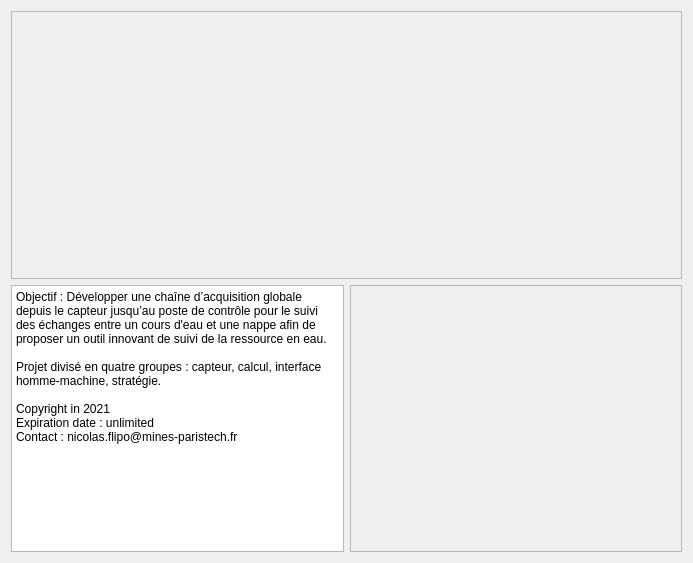
<?xml version="1.0" encoding="UTF-8"?>
<ui version="4.0">
 <class>Dialog_AboutUs</class>
 <widget class="QDialog" name="Dialog_AboutUs">
  <property name="geometry">
   <rect>
    <x>0</x>
    <y>0</y>
    <width>693</width>
    <height>563</height>
   </rect>
  </property>
  <property name="windowTitle">
   <string>About Us</string>
  </property>
  <layout class="QGridLayout" name="gridLayout">
   <item row="1" column="1">
    <widget class="QScrollArea" name="scrollArea_3">
     <property name="widgetResizable">
      <bool>true</bool>
     </property>
     <widget class="QWidget" name="scrollAreaWidgetContents_3">
      <property name="geometry">
       <rect>
        <x>0</x>
        <y>0</y>
        <width>327</width>
        <height>262</height>
       </rect>
      </property>
      <layout class="QVBoxLayout" name="verticalLayout_2">
       <item>
        <widget class="QLabel" name="labelLogo2">
         <property name="text">
          <string/>
         </property>
         <property name="pixmap">
          <pixmap>../../../../../../Library/Containers/com.apple.mail/Data/Desktop/Capture d’écran 2021-04-28 à 14.34.03.png</pixmap>
         </property>
        </widget>
       </item>
      </layout>
     </widget>
    </widget>
   </item>
   <item row="1" column="0">
    <widget class="QPlainTextEdit" name="plainTextEdit">
     <property name="plainText">
      <string>Objectif : Développer une chaîne d’acquisition globale depuis le capteur jusqu’au poste de contrôle pour le suivi des échanges entre un cours d'eau et une nappe afin de proposer un outil innovant de suivi de la ressource en eau.

Projet divisé en quatre groupes : capteur, calcul, interface homme-machine, stratégie.

Copyright in 2021
Expiration date : unlimited
Contact : nicolas.flipo@mines-paristech.fr
</string>
     </property>
    </widget>
   </item>
   <item row="0" column="0" colspan="2">
    <widget class="QScrollArea" name="scrollArea">
     <property name="widgetResizable">
      <bool>true</bool>
     </property>
     <widget class="QWidget" name="scrollAreaWidgetContents">
      <property name="geometry">
       <rect>
        <x>0</x>
        <y>0</y>
        <width>667</width>
        <height>263</height>
       </rect>
      </property>
      <layout class="QHBoxLayout" name="horizontalLayout">
       <item>
        <widget class="QLabel" name="labelLogo1">
         <property name="text">
          <string/>
         </property>
         <property name="pixmap">
          <pixmap>../../../../../../Library/Containers/com.apple.mail/Data/Downloads/178817831_166642522036788_6433939548656503243_n.png</pixmap>
         </property>
         <property name="scaledContents">
          <bool>false</bool>
         </property>
        </widget>
       </item>
      </layout>
     </widget>
    </widget>
   </item>
  </layout>
 </widget>
 <resources/>
 <connections/>
</ui>
